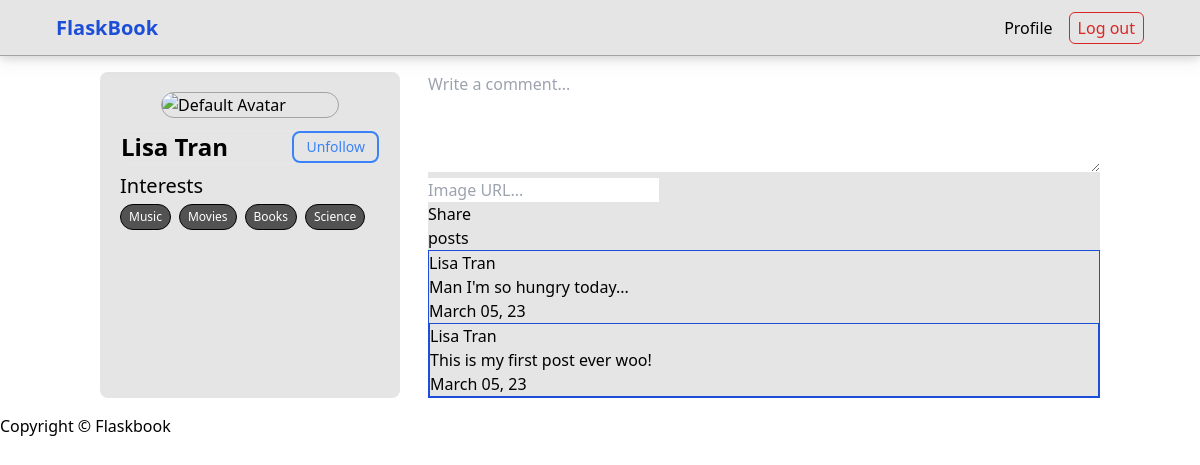
Screenshot of /LiLi/ (signed in) with the database file from the repository.
### flaskbook_app/models.py (models this page shows, shortened)
class User(UserMixin, db.Model):
    id = db.Column(db.Integer, primary_key=True)
    username = db.Column(db.String(20), unique=True, nullable=False)
    password = db.Column(db.String(200), nullable=False)
    first_name = db.Column(db.String(40), nullable=False)
    last_name = db.Column(db.String(40), nullable=False)
    created_at = db.Column(db.DateTime, default=datetime.utcnow, nullable=False)
    user_interests = db.relationship('UserInterest', backref='user', lazy=True)
    avatar = db.Column(db.String(255), default='https://t4.ftcdn.net/jpg/00/64/67/63/360_F_64676383_LdbmhiNM6Ypzb3FM4PPuFP9rHe7ri8Ju.jpg')
    followed = db.relationship(
        'Follow',
        foreign_keys=[Follow.follower_id],
        backref='follower',
        lazy='dynamic',
    )
    followers = db.relationship(
        'Follow',
        foreign_keys=[Follow.followed_id],
        backref='followed',
        lazy='dynamic',
    )
    def is_following(self, user):
        return self.followed.filter_by(followed_id=user.id).first() is not None

class Interest(db.Model):
    id = db.Column(db.Integer, primary_key=True)
    name = db.Column(db.String(20), unique=True, nullable=False)
    user_interests = db.relationship('UserInterest', backref='interest', lazy=True)

class Post(db.Model):
    id = db.Column(db.Integer, primary_key=True)
    content = db.Column(db.String(1000), nullable=False)
    photo = db.Column(db.String(255))
    created_at = db.Column(db.DateTime, default=datetime.utcnow, nullable=False)
    author_id = db.Column(db.Integer, db.ForeignKey('user.id'), nullable=False)
    receiver_id = db.Column(db.Integer, db.ForeignKey('user.id'), nullable=False)
    author = db.relationship('User', backref='posts', lazy=True, foreign_keys=[author_id])
    receiver = db.relationship('User', backref='receieved_posts', lazy=True, foreign_keys=[receiver_id])

### flaskbook_app/main/routes.py (the view)
@main.route("/<username>/")
@login_required
def user_profile(username):
    form = PostForm()
    user = User.query.filter_by(username=username).first_or_404()
    posts = Post.query.filter_by(receiver_id=user.id).order_by(Post.created_at.desc()).all()
    interests = []
    for interest in user.user_interests:
        interests.append(interest.interest.name)
    return render_template("profile.html", user=user, current_user=current_user, interests=interests, form=form, posts=posts)

### flaskbook_app/main/forms.py
class PostForm(FlaskForm):
    content = TextAreaField('Comment', validators=[DataRequired()], render_kw={"placeholder": "Write a comment..."})
    image = StringField('Image', render_kw={"placeholder": "Image URL..."})
    submit = SubmitField('Share')

### flaskbook_app/extensions.py (called while the page is built)
@login_manager.user_loader
def load_user(user_id):
    return User.query.get(user_id)

### flaskbook_app/templates/profile.html (shortened to what this page needs)
{% extends 'base.html' %} {% block content %}
<section class="h-full w-10/12 my-4 flex gap-x-7 ">
  <section class="bg-neutral-200 min-w-[300px] flex flex-col items-center p-5 rounded-lg">
    <div class="w-[178px] rounded-full border border-neutral-400 overflow-hidden">
      {% if user.avatar %}
      <img src="{{ user.avatar }}" class="object-cover" alt="" />
      {% else %}
      <img
        src="https://t4.ftcdn.net/jpg/00/64/67/63/360_F_64676383_LdbmhiNM6Ypzb3FM4PPuFP9rHe7ri8Ju.jpg"
        class="object-cover"
        alt="Default Avatar"
      />
      {% endif %}
    </div>
    <div class="w-full border mt-3 flex items-center justify-between">
      <p class="font-bold text-2xl">{{ user.first_name }} {{ user.last_name }}</p>
      {% if current_user.username != user.username %} {% if current_user.is_following(user) %}
      <form action="{{ url_for('main.unfollow', user_id=user.id) }}" method="POST">
        <button type="submit" class="border-blue-500 rounded-lg text-blue-500 border-2 text-sm font-medium px-3 py-1">Unfollow</button>
      </form>
      {% else %}
      <form action="{{ url_for('main.follow', user_id=user.id) }}" method="POST">
        <button type="submit" class="border-blue-500 rounded-lg text-blue-500 border-2 text-sm  font-medium px-3 py-1">Follow</button>
      </form>
      {% endif %} {% endif %}
    </div>
    <div class="w-full mt-2  ">
      <h2 class=" font-medium text-xl mb-1">Interests</h2>
      <ul class="flex flex-wrap gap-2">
        {% for interest in interests %}
        <li class="px-2 py-1 border rounded-full text-xs text-white bg-neutral-600 border-black">{{ interest }}</li>
        {% endfor %}
      </ul>
    </div>
  </section>
  <section class="w-full bg-neutral-200">
    <form method="POST" action="{{ url_for('main.create_post', user_id=user.id)}}">
      <div class="form-group">{{ form.content(class="w-full h-[100px]") }}</div>
      <div class="form-group">{{ form.image(class="form-control") }}</div>
      {{ form.submit(class="btn btn-primary") }}
    </form>
    <div>
      <h2>posts</h2>
      {% for post in posts %}
      <div class="border border-blue-700">
        <p>{{ post.author.first_name}} {{ post.author.last_name }}</p>
        <p>{{ post.content }}</p>
        <p>{{ post.created_at.strftime('%B %d, %y') }}</p>
        {% endfor %}
    </div>
  </section>
</section>
{% endblock %}

### flaskbook_app/templates/base.html (shortened to what this page needs)
<!DOCTYPE html>
<html lang="en">
  <head>
    <link rel="stylesheet" href="{{ url_for('static', filename='css/dist/output.css') }}" />
    <script src="https://cdn.tailwindcss.com"></script>
  </head>
  <body class="min-w-screen min-h-screen">
    <header
      class="w-full h-14 bg-neutral-200 flex items-center px-14 justify-between border-b border-b-neutral-400 drop-shadow-lg"
    >
      <a class="text-blue-700 text-xl font-bold" href="/">FlaskBook</a>
      <nav>
        <div>
          <ul class="flex gap-x-4">
            <li>
              <a class="font-medium" href="/{{ current_user.username }}"
                ><p class="hover:underline">Profile</p></a
              >
            </li>
            <li class="hover:scale-[1.03] transform duration-100">
              <a
                class="border border-red-600 text-red-600 rounded-md px-2 py-1 font-medium"
                href="/logout"
                >Log out</a
              >
            </li>
          </ul>
        </div>
      </nav>
    </header>
    <main class="min-h-full w-full flex justify-center">{% block content %} {% endblock %}</main>
    <footer>Copyright &copy; Flaskbook</footer>
  </body>
</html>

### rows the page displays
User: first_name "Lisa", last_name "Tran"
Interest: name "Music"
Interest: name "Movies"
Interest: name "Books"
Interest: name "Science"
Post: author.first_name "Lisa", author.last_name "Tran", content "Man I'm so hungry today...", created_at "March 05, 23"
Post: author.first_name "Lisa", author.last_name "Tran", content "This is my first post ever woo!", created_at "March 05, 23"
